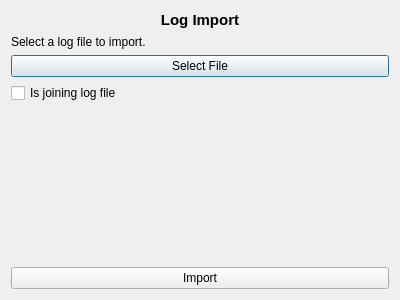
<?xml version="1.0" encoding="UTF-8"?>
<ui version="4.0">
 <class>logImport</class>
 <widget class="QDialog" name="logImport">
  <property name="geometry">
   <rect>
    <x>0</x>
    <y>0</y>
    <width>400</width>
    <height>300</height>
   </rect>
  </property>
  <property name="windowTitle">
   <string>Log Import</string>
  </property>
  <layout class="QVBoxLayout" name="verticalLayout">
   <item>
    <widget class="QLabel" name="label">
     <property name="font">
      <font>
       <pointsize>11</pointsize>
       <weight>75</weight>
       <bold>true</bold>
      </font>
     </property>
     <property name="text">
      <string>Log Import</string>
     </property>
     <property name="alignment">
      <set>Qt::AlignCenter</set>
     </property>
    </widget>
   </item>
   <item>
    <widget class="QLabel" name="fileSelectLabel">
     <property name="text">
      <string>Select a log file to import.</string>
     </property>
    </widget>
   </item>
   <item>
    <widget class="QPushButton" name="fileButton">
     <property name="text">
      <string>Select File</string>
     </property>
    </widget>
   </item>
   <item>
    <widget class="QCheckBox" name="joinCheck">
     <property name="text">
      <string>Is joining log file</string>
     </property>
    </widget>
   </item>
   <item>
    <spacer name="verticalSpacer">
     <property name="orientation">
      <enum>Qt::Vertical</enum>
     </property>
     <property name="sizeHint" stdset="0">
      <size>
       <width>20</width>
       <height>40</height>
      </size>
     </property>
    </spacer>
   </item>
   <item>
    <widget class="QPushButton" name="importButton">
     <property name="text">
      <string>Import</string>
     </property>
    </widget>
   </item>
  </layout>
 </widget>
 <resources/>
 <connections/>
</ui>
